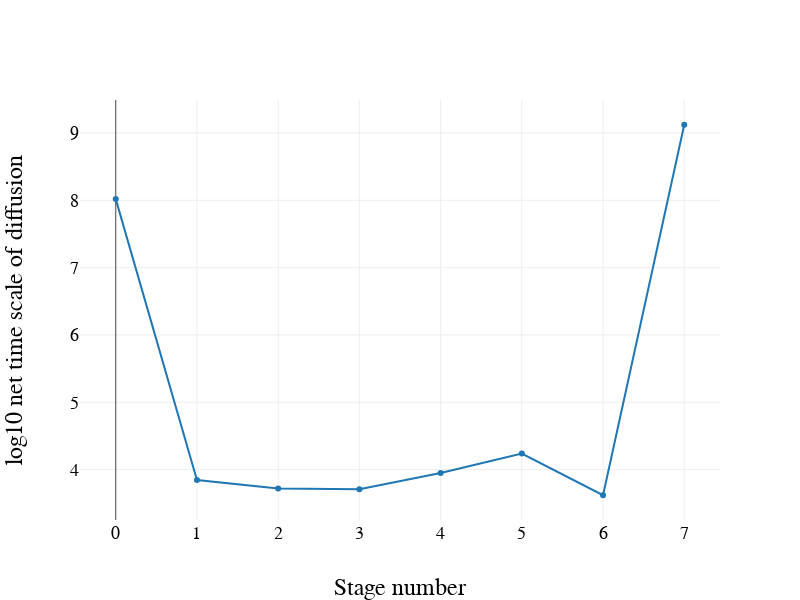

Here is the notebook cell this chart was saved with:
### Code cell
Plotly([
    {
        y : parametersEachStage.log10_tau
    }
],
spread(
    middiumSize,
    legend(),
    axis("x", "Stage number"),
    axis("y", "log10 net time scale of diffusion"),
    {
        title : ""
    }
)
)

### Figure 1 — Plotly figure (JSON) as saved in the notebook; plotly's stock layout.template omitted (floating-point values rounded to 4 significant figures)
{"data": [{"uid": "d8f4f6", "y": ["8.01800526944594", "3.843512606354921", "3.718542523690508", "3.7093807346899803", "3.947955694654303", "4.238545935105658", "3.618574394883797", "9.122653005663075"]}], "layout": {"height": 600, "legend": {"font": {"color": "#000", "family": "sans-serif", "size": 20}, "traceorder": "normal"}, "title": "", "width": 800, "xaxis": {"autorange": true, "range": [-0.4402, 7.44], "tickfont": {"color": "#000", "family": "sans-serif", "size": 18}, "title": "Stage number", "titlefont": {"color": "#000", "family": "sans-serif", "size": 24}}, "yaxis": {"autorange": true, "range": [3.251, 9.49], "tickfont": {"color": "#000", "family": "sans-serif", "size": 18}, "title": "log10 net time scale of diffusion", "titlefont": {"color": "#000", "family": "sans-serif", "size": 24}, "type": "linear"}}}
